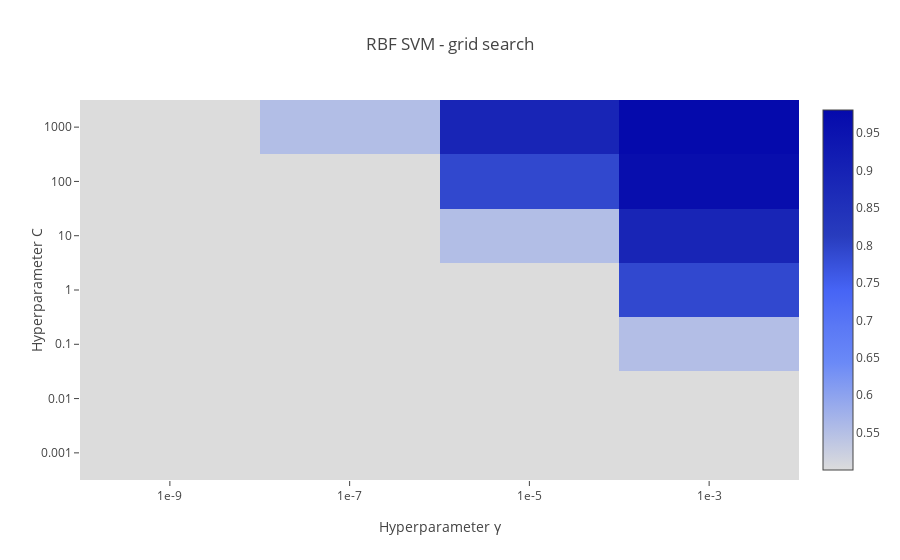

Here is the notebook cell this chart was saved with:
### Code cell
# ~-----RBF SVM-----
# auxiliary variables
import IPython
import plotly
import plotly.graph_objs as go


# heat map
trace = go.Heatmap(
    z = accuracy_validation,
    colorscale = "Blues",
    reversescale = True
)
layout = go.Layout(
    title = "RBF SVM - grid search",
    xaxis = dict(
        tickmode = "array",
        tickvals = np.linspace(0, len(gamma_range), num = len(gamma_range) + 1),
        ticktext = np.array(["1e-9", "1e-7", "1e-5", "1e-3"]),
        title = "Hyperparameter γ"
    ),
    yaxis = dict(
        tickmode = "array",
        tickvals = np.linspace(0, len(C_range), num = len(C_range) + 1),
        ticktext = ["0.001", "0.01", "0.1", "1", "10", "100", "1000"],
        title = "Hyperparameter C"
    )
)

def enable_plotly_in_cell():
  display(IPython.core.display.HTML('''<script src="/static/components/requirejs/require.js"></script>'''))
  plotly.offline.init_notebook_mode(connected=True)

data = [trace]
figure = go.Figure(data = data, layout = layout)
enable_plotly_in_cell()
plotly.offline.iplot(figure, filename="rbfAccuracy")

### Figure 1 — Plotly figure (JSON) as saved in the notebook; plotly's stock layout.template omitted (floating-point values rounded to 4 significant figures)
{"data": [{"reversescale": true, "z": [[0.5001, 0.5001, 0.5001, 0.5001], [0.5001, 0.5001, 0.5001, 0.5001], [0.5001, 0.5001, 0.5001, 0.5526], [0.5001, 0.5001, 0.5001, 0.7909], [0.5001, 0.5001, 0.553, 0.8906], [0.5001, 0.5001, 0.7919, 0.967], [0.5001, 0.553, 0.8917, 0.981]], "type": "heatmap", "uid": "3ea838fe-be56-43da-b61b-bb34381e75ab", "colorscale": "Blues"}], "layout": {"yaxis": {"ticktext": ["0.001", "0.01", "0.1", "1", "10", "100", "1000"], "title": {"text": "Hyperparameter C"}, "tickmode": "array", "tickvals": [0, 1, 2, 3, 4, 5, 6, 7]}, "xaxis": {"ticktext": ["1e-9", "1e-7", "1e-5", "1e-3"], "title": {"text": "Hyperparameter γ"}, "tickmode": "array", "tickvals": [0, 1, 2, 3, 4]}, "title": {"text": "RBF SVM - grid search"}}}
